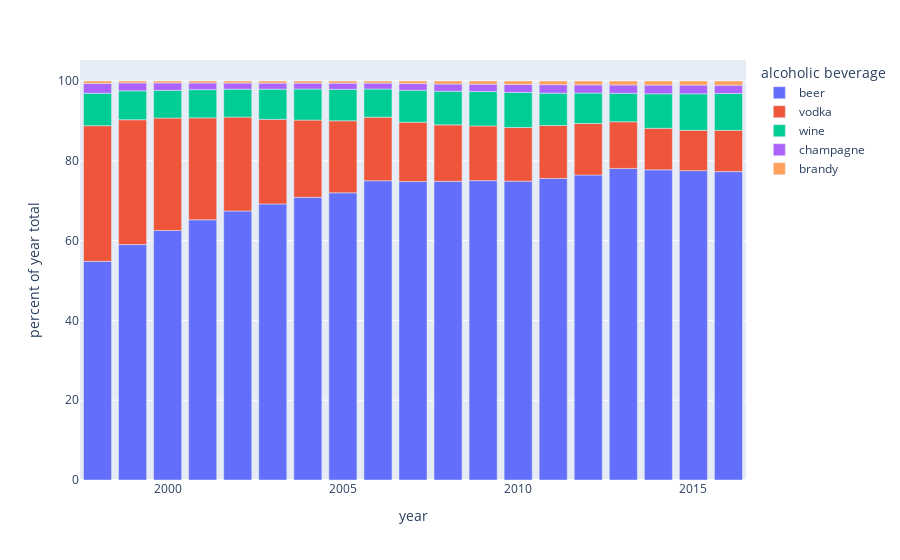

This figure's notebook cell:
### Code cell
fig = px.bar(df_data_per , x=df_data_per.index, y=drink_cat,  labels={"value":"percent of year total", "variable":"alcoholic beverage"})
fig.show()

### Figure 1 — Plotly figure (JSON) as saved in the notebook; plotly's stock layout.template omitted (floating-point values rounded to 4 significant figures)
{"data": [{"alignmentgroup": "True", "hovertemplate": "alcoholic beverage=beer<br>year=%{x}<br>percent of year total=%{y}<extra></extra>", "legendgroup": "beer", "marker": {"color": "#636efa", "pattern": {"shape": ""}}, "name": "beer", "offsetgroup": "beer", "orientation": "v", "showlegend": true, "textposition": "auto", "type": "bar", "x": [1998, 1999, 2000, 2001, 2002, 2003, 2004, 2005, 2006, 2007, 2008, 2009, 2010, 2011, 2012, 2013, 2014, 2015, 2016], "xaxis": "x", "y": [54.8, 59.0, 62.55, 65.22, 67.42, 69.18, 70.86, 71.98, 75.0, 74.81, 74.85, 75.03, 74.9, 75.58, 76.45, 78.09, 77.73, 77.54, 77.29], "yaxis": "y"}, {"alignmentgroup": "True", "hovertemplate": "alcoholic beverage=vodka<br>year=%{x}<br>percent of year total=%{y}<extra></extra>", "legendgroup": "vodka", "marker": {"color": "#EF553B", "pattern": {"shape": ""}}, "name": "vodka", "offsetgroup": "vodka", "orientation": "v", "showlegend": true, "textposition": "auto", "type": "bar", "x": [1998, 1999, 2000, 2001, 2002, 2003, 2004, 2005, 2006, 2007, 2008, 2009, 2010, 2011, 2012, 2013, 2014, 2015, 2016], "xaxis": "x", "y": [34.0, 31.29, 28.18, 25.55, 23.53, 21.2, 19.35, 18.05, 15.94, 14.87, 14.16, 13.72, 13.44, 13.26, 12.92, 11.69, 10.42, 10.09, 10.35], "yaxis": "y"}, {"alignmentgroup": "True", "hovertemplate": "alcoholic beverage=wine<br>year=%{x}<br>percent of year total=%{y}<extra></extra>", "legendgroup": "wine", "marker": {"color": "#00cc96", "pattern": {"shape": ""}}, "name": "wine", "offsetgroup": "wine", "orientation": "v", "showlegend": true, "textposition": "auto", "type": "bar", "x": [1998, 1999, 2000, 2001, 2002, 2003, 2004, 2005, 2006, 2007, 2008, 2009, 2010, 2011, 2012, 2013, 2014, 2015, 2016], "xaxis": "x", "y": [8.131, 7.251, 6.94, 7.066, 7.004, 7.571, 7.787, 7.884, 7.052, 7.99, 8.424, 8.626, 8.784, 8.113, 7.611, 7.144, 8.658, 9.164, 9.23], "yaxis": "y"}, {"alignmentgroup": "True", "hovertemplate": "alcoholic beverage=champagne<br>year=%{x}<br>percent of year total=%{y}<extra></extra>", "legendgroup": "champagne", "marker": {"color": "#ab63fa", "pattern": {"shape": ""}}, "name": "champagne", "offsetgroup": "champagne", "orientation": "v", "showlegend": true, "textposition": "auto", "type": "bar", "x": [1998, 1999, 2000, 2001, 2002, 2003, 2004, 2005, 2006, 2007, 2008, 2009, 2010, 2011, 2012, 2013, 2014, 2015, 2016], "xaxis": "x", "y": [2.452, 1.968, 1.853, 1.672, 1.539, 1.512, 1.477, 1.547, 1.482, 1.695, 1.796, 1.82, 2.004, 2.125, 2.066, 2.093, 2.171, 2.18, 2.085], "yaxis": "y"}, {"alignmentgroup": "True", "hovertemplate": "alcoholic beverage=brandy<br>year=%{x}<br>percent of year total=%{y}<extra></extra>", "legendgroup": "brandy", "marker": {"color": "#FFA15A", "pattern": {"shape": ""}}, "name": "brandy", "offsetgroup": "brandy", "orientation": "v", "showlegend": true, "textposition": "auto", "type": "bar", "x": [1998, 1999, 2000, 2001, 2002, 2003, 2004, 2005, 2006, 2007, 2008, 2009, 2010, 2011, 2012, 2013, 2014, 2015, 2016], "xaxis": "x", "y": [0.6143, 0.4899, 0.4851, 0.4946, 0.5103, 0.5307, 0.5301, 0.5365, 0.5263, 0.6371, 0.7667, 0.8027, 0.8679, 0.9205, 0.9601, 0.9843, 1.023, 1.025, 1.048], "yaxis": "y"}], "layout": {"barmode": "relative", "legend": {"title": {"text": "alcoholic beverage"}, "tracegroupgap": 0}, "margin": {"t": 60}, "xaxis": {"anchor": "y", "domain": [0, 1], "title": {"text": "year"}}, "yaxis": {"anchor": "x", "domain": [0, 1], "title": {"text": "percent of year total"}}}}
